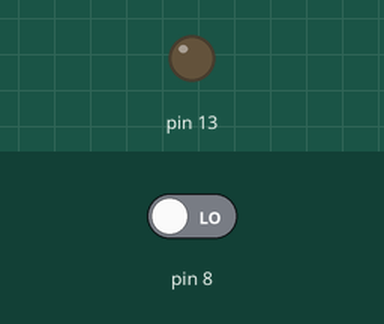
Simulated run of this sketch. Board: Arduino Uno, built with avr-gcc and run on an emulated ATmega328P. Shown: output pins drawn as LEDs (lit = HIGH). Dashed ring = blinking. The inputs (shaded band) are chosen by the test bench; at power-on: pin 8 LOW.

Above: at 1.2 s.
1.3 s: pin 8 driven HIGH
At 1.7 s:
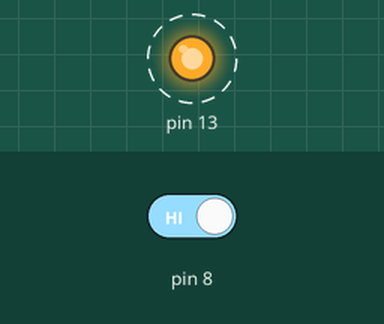
4.3 s: pin 8 driven LOW
At 5.4 s:
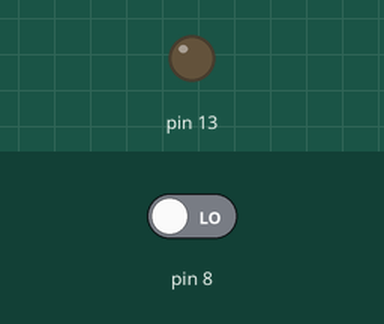
Timing chart, 0 to 7.3 s (numbered marks = the images above; inputs shaded):
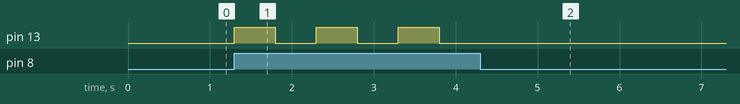

Measured:
- after the input at 1.3 s, pin 13: alternates HIGH for 0.50 s and LOW for 0.50 s, starting at once
- after the input at 4.3 s, pin 13: stops changing and stays LOW

The sketch:

GPIO_NONREALTIME.ino
```cpp
void setup() {
  pinMode(13,OUTPUT);
  pinMode(8,INPUT);
}

void loop() {
  if(digitalRead(8)==HIGH){
    digitalWrite(13,HIGH);
    delay(500);
    digitalWrite(13,LOW);
    delay(500);
  }else{
    digitalWrite(13,LOW);
  }
}
```
